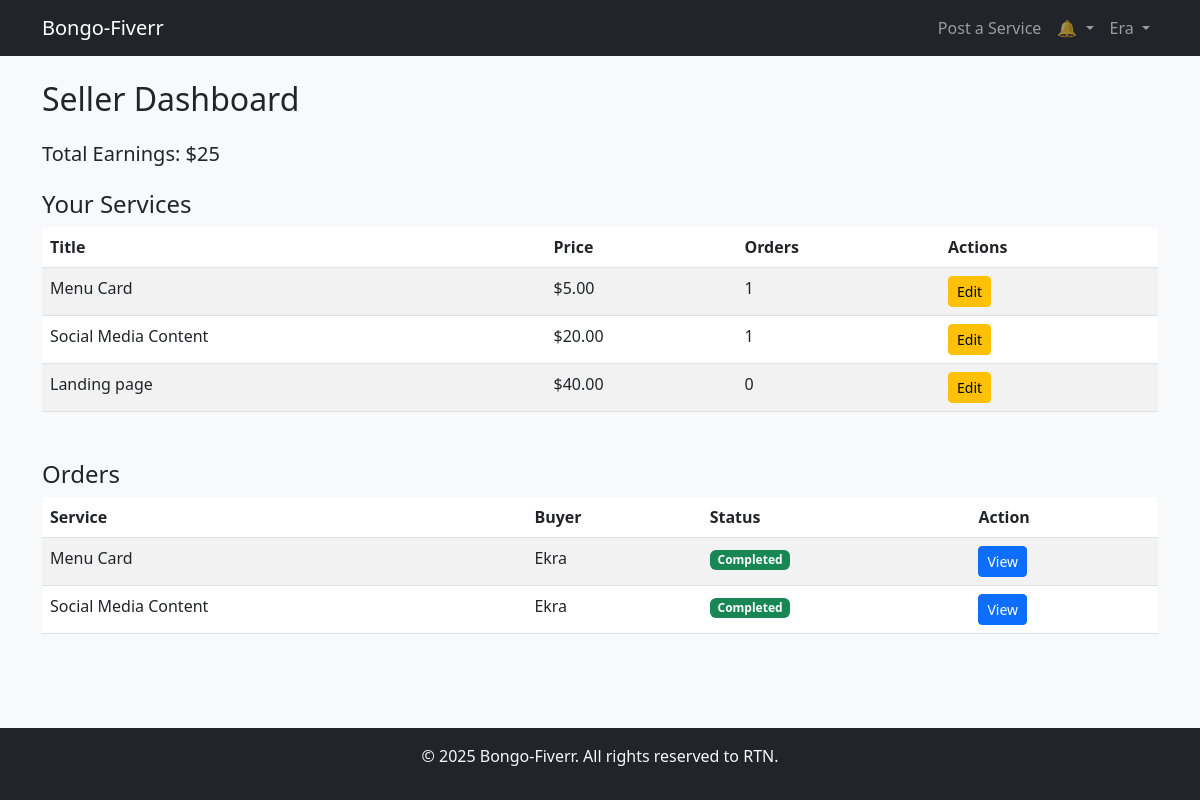
The page /users/seller/dashboard/ (signed in) on the database its author committed.
### users/models.py (models this page shows, shortened)
class User(AbstractUser):
    ROLE_CHOICES = (
        ('buyer', 'Buyer'),
        ('seller', 'Seller'),
    )
    role = models.CharField(max_length=10, choices=ROLE_CHOICES)
    is_verified = models.BooleanField(default=True)  # simplify for demo (enable email later)
    profile_image = models.ImageField(upload_to='profile_pics/', default='default.jpg')
    about_me = models.TextField(blank=True, null=True)

### services/models.py (models this page shows, shortened)
class Service(models.Model):
    CATEGORY_CHOICES = [
        ('graphic_design', 'Graphic Design'),
        ('writing', 'Writing'),
        ('programming', 'Programming'),
    ]
    seller = models.ForeignKey(User, on_delete=models.CASCADE, limit_choices_to={'role':'seller'})
    title = models.CharField(max_length=100)
    description = models.TextField()
    price = models.DecimalField(max_digits=10, decimal_places=2)
    category = models.CharField(max_length=50, choices=CATEGORY_CHOICES)
    delivery_time = models.IntegerField(help_text='Delivery time in days')
    created_at = models.DateTimeField(auto_now_add=True)

### orders/models.py (models this page shows, shortened)
class Order(models.Model):
    STATUS_CHOICES = [
        ('pending', 'Pending'),
        ('in_progress', 'In Progress'),
        ('completed', 'Completed'),
    ]
    service = models.ForeignKey(Service, on_delete=models.CASCADE, related_name='orders')
    buyer = models.ForeignKey(User, on_delete=models.CASCADE, related_name='buyer_orders')
    seller = models.ForeignKey(User, on_delete=models.CASCADE, related_name='seller_orders')
    status = models.CharField(max_length=20, choices=STATUS_CHOICES, default='pending')
    created_at = models.DateTimeField(auto_now_add=True)
    delivery_file = models.FileField(upload_to="deliveries/", null=True, blank=True)

### orders/views.py (the view)
# urls.py: path('seller/', views.seller_dashboard, name='seller_dashboard'),
@login_required
def seller_dashboard(request):
    user = request.user
    if not user.groups.filter(name='Seller').exists():
        return redirect('buyer_dashboard')
    services = Service.objects.filter(seller=user)
    orders = Order.objects.filter(service__seller=user)
    earnings = orders.filter(status="completed").aggregate(
        total=Sum("service__price")
    )["total"] or 0
    reviews = Review.objects.filter(order__service__in=services).select_related(
        'buyer', 'order', 'order__service'
    ).order_by('-created_at')
    context = {
        "services": services,
        "orders": orders,
        "earnings": earnings,
        "reviews": reviews,
    }
    return render(request, "users/seller_dashboard.html", context)

### notifications/context_processors.py (called while the page is built)
def notifications(request):
    if request.user.is_authenticated:
        unread_count = Notification.objects.filter(user=request.user, is_read=False).count()
        latest_notifications = Notification.objects.filter(user=request.user).order_by('-created_at')[:5]
        return {
            'unread_count': unread_count,
            'latest_notifications': latest_notifications
        }
    return {}

### templates/users/seller_dashboard.html (shortened to what this page needs)
{% extends 'base.html' %}
{% block content %}
<h2>Seller Dashboard</h2>
<h5 class="mt-4">Total Earnings: ${{ earnings|default:"0" }}</h5>
<h4 class="mt-4">Your Services</h4>
<table class="table table-striped">
  <thead>
    <tr>
      <th>Title</th>
      <th>Price</th>
      <th>Orders</th>
      <th>Actions</th>
    </tr>
  </thead>
  <tbody>
    {% for service in services %}
    <tr>
      <td>{{ service.title }}</td>
      <td>${{ service.price }}</td>
      <td>{{ service.orders.count }}</td>
      <td>
        <a href="{% url 'service_update' service.id %}" class="btn btn-sm btn-warning">Edit</a>
      </td>
    </tr>
    {% empty %}
    <tr>
      <td colspan="4" class="text-center">No services posted yet.</td>
    </tr>
    {% endfor %}
  </tbody>
</table>
<h4 class="mt-5">Orders</h4>
<table class="table table-striped">
  <thead>
    <tr>
      <th>Service</th>
      <th>Buyer</th>
      <th>Status</th>
      <th>Action</th>
    </tr>
  </thead>
  <tbody>
    {% for order in orders %}
    <tr>
      <td>{{ order.service.title }}</td>
      <td>{{ order.buyer.username }}</td>
      <td>
        {% if order.status == "completed" %}
          <span class="badge bg-success">Completed</span>
        {% elif order.status == "in_progress" %}
          <span class="badge bg-info">In Progress</span>
        {% else %}
          <span class="badge bg-secondary">Pending</span>
        {% endif %}
      </td>
      <td>
        <a href="{% url 'order_detail' order.id %}" class="btn btn-sm btn-primary">View</a>
      </td>
    </tr>
    {% empty %}
    <tr>
      <td colspan="4" class="text-center">No orders found.</td>
    </tr>
    {% endfor %}
  </tbody>
</table>
{% endblock %}

### templates/components/navbar.html (shortened to what this page needs)
<nav class="navbar navbar-expand-lg navbar-dark bg-dark">
  <div class="container">
    <a class="navbar-brand" href="{% url 'home' %}">Bongo-Fiverr</a>
    <div class="collapse navbar-collapse" id="navbarNavDropdown">
      <ul class="navbar-nav ms-auto">
        {% if user.is_authenticated %}
        {% if user.role == 'seller' %}
        <li class="nav-item">
          <a class="nav-link" href="{% url 'service_create' %}">Post a Service</a>
        </li>
        {% endif %}
        <li class="nav-item dropdown">
          <a class="nav-link dropdown-toggle position-relative" href="#" id="notificationsDropdown" role="button"
            data-bs-toggle="dropdown">
            🔔
          </a>
        </li>
        <li class="nav-item dropdown">
          <a class="nav-link dropdown-toggle" href="#" id="profileDropdown" role="button" data-bs-toggle="dropdown">
            {{ user.username }}
          </a>
        </li>
        {% else %}
        <li class="nav-item"><a class="nav-link" href="{% url 'login' %}">Login</a></li>
        <li class="nav-item"><a class="nav-link" href="{% url 'register' %}">Register</a></li>
        {% endif %}
      </ul>
    </div>
  </div>
</nav>

### static/css/style.css (style rules this page uses)
body { background-color: #f8f9fa; }

### templates/base.html (style rules this page uses)
html, body { height: 100%; }
body { display: flex; flex-direction: column; }

### rows shown on the page
User: username "Era"
Service: title "Menu Card", price "5.00", orders.count "1"
Service: title "Social Media Content", price "20.00", orders.count "1"
Service: title "Landing page", price "40.00", orders.count "0"
Order: service "Menu Card", buyer.username "Ekra", status "Completed"
Order: service "Social Media Content", buyer.username "Ekra", status "Completed"

### other values the page prints
{{ earnings|default:"0" }} "25"
